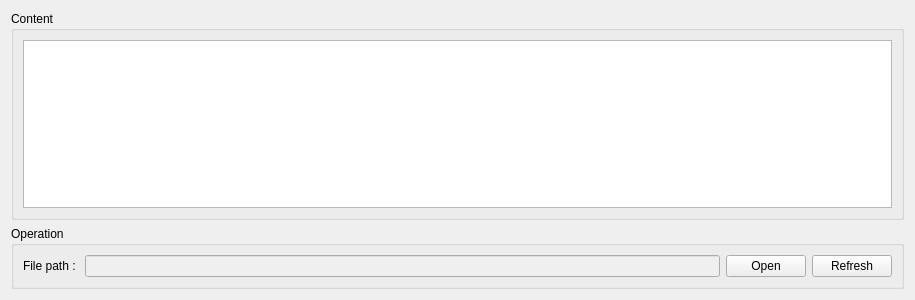
<?xml version="1.0" encoding="UTF-8"?>
<ui version="4.0">
 <class>TabWidget</class>
 <widget class="QWidget" name="TabWidget">
  <property name="geometry">
   <rect>
    <x>0</x>
    <y>0</y>
    <width>915</width>
    <height>300</height>
   </rect>
  </property>
  <property name="windowTitle">
   <string>Form</string>
  </property>
  <layout class="QHBoxLayout" name="horizontalLayout">
   <item>
    <layout class="QVBoxLayout" name="verticalLayout">
     <item>
      <widget class="QGroupBox" name="groupBoxExample">
       <property name="title">
        <string>Content</string>
       </property>
       <layout class="QHBoxLayout" name="horizontalLayout_5">
        <item>
         <widget class="QPlainTextEdit" name="plainTextEdit"/>
        </item>
       </layout>
      </widget>
     </item>
     <item>
      <widget class="QGroupBox" name="groupBoxTabOperation">
       <property name="title">
        <string>Operation</string>
       </property>
       <layout class="QHBoxLayout" name="horizontalLayout_2">
        <item>
         <layout class="QVBoxLayout" name="verticalLayout_2">
          <item>
           <layout class="QHBoxLayout" name="horizontalLayout_3">
            <item>
             <widget class="QLabel" name="labelOPenExample">
              <property name="text">
               <string>File path : </string>
              </property>
             </widget>
            </item>
            <item>
             <widget class="QLineEdit" name="lineEditExample">
              <property name="enabled">
               <bool>false</bool>
              </property>
             </widget>
            </item>
            <item>
             <widget class="QPushButton" name="pushButtonOpenExample">
              <property name="text">
               <string>Open</string>
              </property>
             </widget>
            </item>
            <item>
             <widget class="QPushButton" name="pushButtonRefresh">
              <property name="text">
               <string>Refresh</string>
              </property>
             </widget>
            </item>
           </layout>
          </item>
         </layout>
        </item>
       </layout>
      </widget>
     </item>
    </layout>
   </item>
  </layout>
 </widget>
 <resources/>
 <connections/>
</ui>
